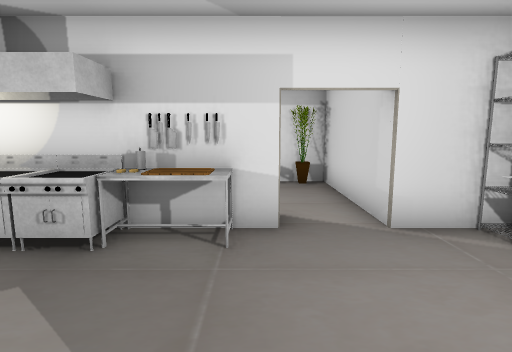
view 1 (above)

14 first-person views from a walk through a scene from a Unity 3-D project. The camera is 1.5 m above the floor, tilts 8° down and sees 80° across. The floor is counted in squares, 1 m on a side. Each view is taken from the middle of a square. On the plan, view 1 faces up. The plan holds only what a view shows up to about 15 squares ahead; the rest is blank. The place goes on beyond the plan. The player character is not drawn. Door leaves are left out, so doorways stand open. Some surface patterns are stand-ins.

view 2
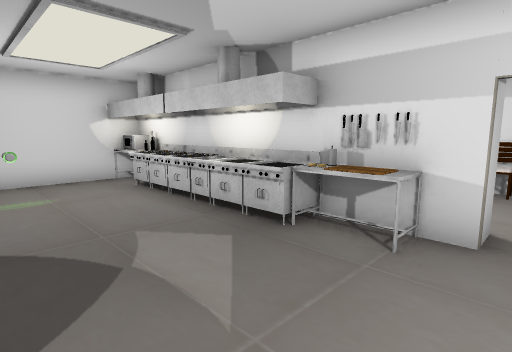

view 3
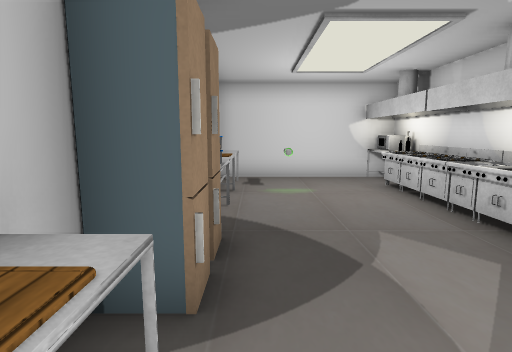

view 4
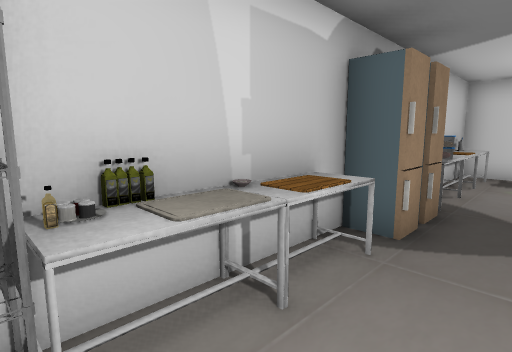

view 5
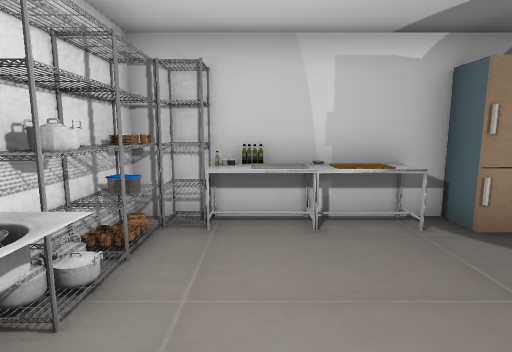

view 6
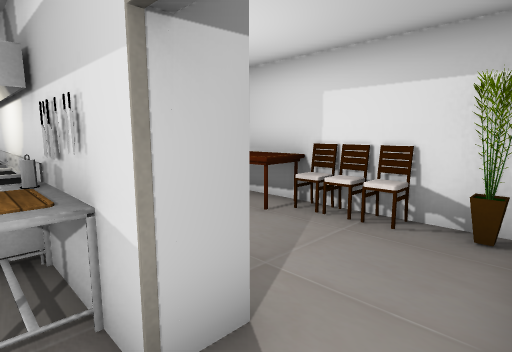

view 7
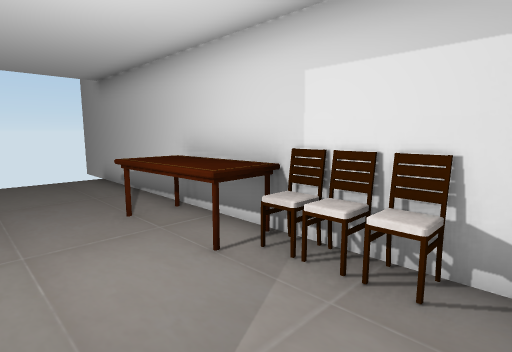

view 8
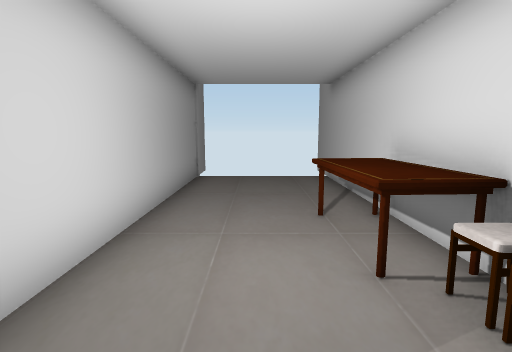

view 9
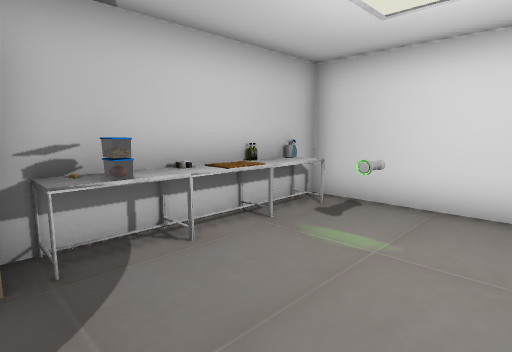

view 10
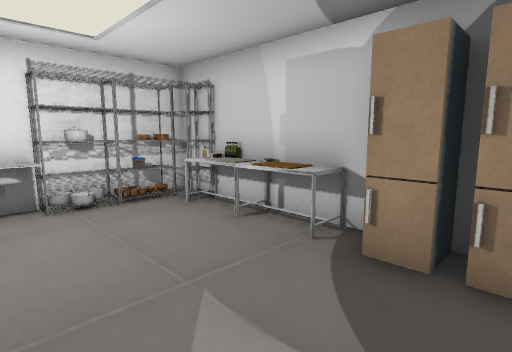

view 11
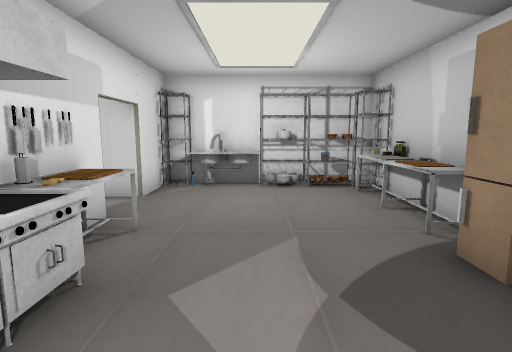

view 12
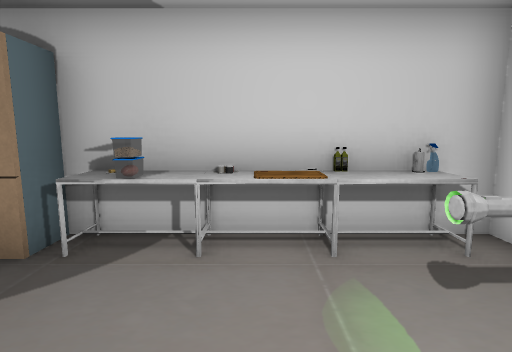

view 13
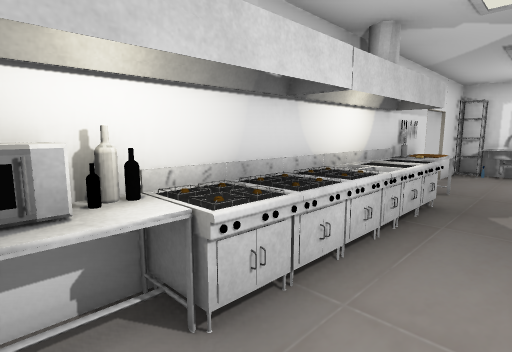

view 14
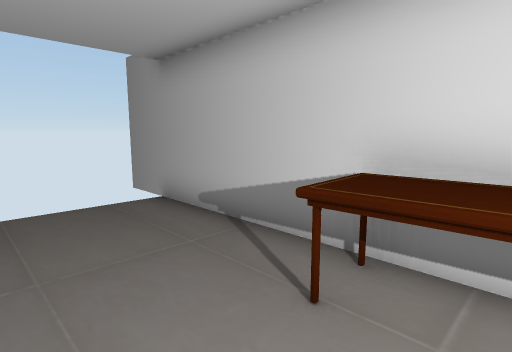

### Floor plan
Points are (right, up) in squares from view 1. A wall is a line through its corners. A room is listed if a view was taken in it or the views show most of it. See-through windows are left out.
Room 1 (views 1, 2, 3, 4, 5, 6, 9, 10, 11, 12, 13)
walls: (-2.4, 4.7) (-9.5, 4.7) (-9.5, -1.4) (4.2, -1.4); (-3.1, 4.8) (-3.1, 3.6); (0.4, 4.7) (-0.6, 4.7); (4.2, 1.5) (4.2, 2.5); (4.2, 4.7) (2.1, 4.7)
low walls: (-3, 3.6) (-3, 4.7); (-2.4, 3.7) (-4.7, 3.7); (-4.1, 3.7) (-4.1, 4.7); (-4.1, 4.1) (-4.6, 4.1); (-4, 4.8) (-4, 3.6)
ways out: open door at (1.5, 5) to room 2
objects: table (-9, 4); other object (-8, -1); other object (-8, 0); other object (-8, 1); bottle (-8, 4); table (-7, -1); stove (-7, 4); table (-6, -1) to (-5, -1); stove (-6, 4); stove (-5, 4); table (-4, -1); fridge (-3, -1); fridge (-2, -1); table (-2, 4) to (-1, 4); other object (-2, 5); other object (-1, 5); table (0, -1) to (1, -1); other object (2, -1); other object (3, -1); shelf (3, 0); sink (3, 2) to (4, 4); shelf (4, 0); shelf (4, 1); shelf (4, 4)
Room 2 (views 7, 8, 14)
walls: (2.1, 4.7) (2.1, 9.5) (-10.5, 9.5); (-10.5, 4.9) (-2.4, 4.9)
ways out: open door at (1.5, 5) to room 1
objects: table (-4, 8) to (-2, 9); chair (-2, 9); chair (-1, 9); chair (0, 9); other object (1, 9)

Positions as (right, up) in squares from view 1, and headings:
1: (0, 0), facing up
2: (1, 0), facing up-left
3: (1, 0), facing left
4: (3, 1), facing down-left
5: (2, 4), facing down
6: (2, 4), facing up-left
7: (1, 6), facing up-left
8: (1, 7), facing left
9: (-3, 3), facing down-left
10: (-3, 3), facing down-right
11: (-5, 2), facing right
12: (-6, 3), facing down
13: (-9, 2), facing up-right
14: (-3, 6), facing up-left
